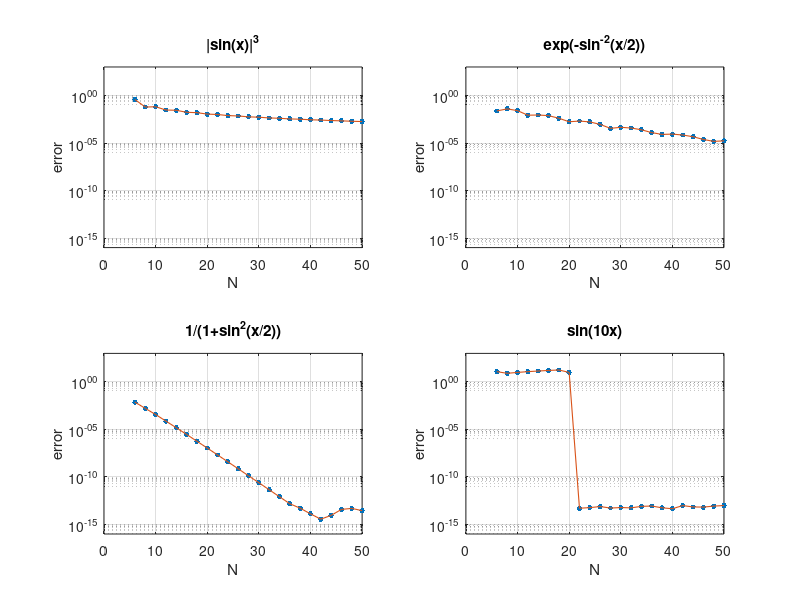

Reproduce this figure in MATLAB.
% p7.m - accuracy of periodic spectral differentiation
% Compute derivatives for various values of N:
Nmax = 50; E = zeros(3,Nmax/2-2);
for N = 6:2:Nmax;
h = 2*pi/N; x = h*(1:N)';
column = [0 .5*(-1).^(1:N-1).*cot((1:N-1)*h/2)]';
D = toeplitz(column,column([1 N:-1:2]));
v = abs(sin(x)).^3;
% 3rd deriv in BV
vprime = 3*sin(x).*cos(x).*abs(sin(x));
E(1,N/2-2) = norm(D*v-vprime,inf);
v = exp(-sin(x/2).^(-2));
% C-infinity
vprime = .5*v.*sin(x)./sin(x/2).^4;
E(2,N/2-2) = norm(D*v-vprime,inf);
v = 1./(1+sin(x/2).^2);
% analytic in a strip
vprime = -sin(x/2).*cos(x/2).*v.^2;
E(3,N/2-2) = norm(D*v-vprime,inf);
v = sin(10*x); vprime = 10*cos(10*x);
% band-limited
E(4,N/2-2) = norm(D*v-vprime,inf);
end
% Plot results:
titles = {'|sin(x)|^3','exp(-sin^{-2}(x/2))',...
'1/(1+sin^2(x/2))','sin(10x)'}; clf
for iplot = 1:4
subplot(2,2,iplot)
semilogy(6:2:Nmax,E(iplot,:),'.','markersize',12)
line(6:2:Nmax,E(iplot,:),'linewidth',.8)
axis([0 Nmax 1e-16 1e3]), grid on
set(gca,'xtick',0:10:Nmax,'ytick',(10).^(-15:5:0))
xlabel N, ylabel error, title(titles(iplot))
end